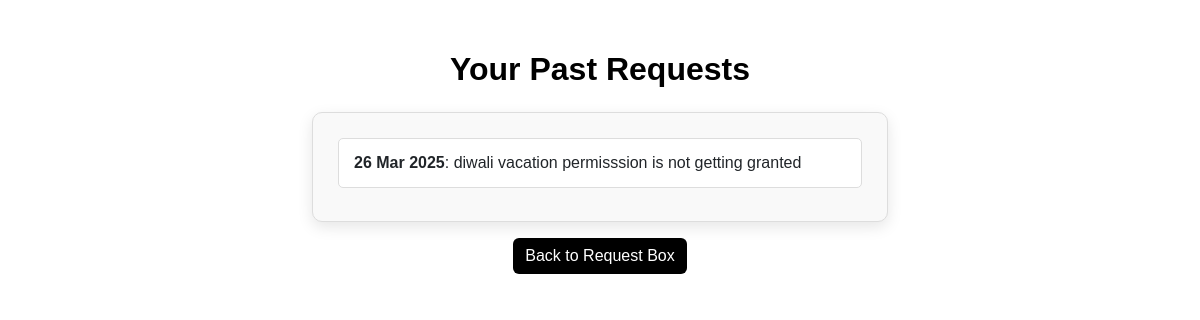
The page /feedback/view-requests/ (signed in) on the database its author committed.
### hostel/models.py (models this page shows, shortened)
class RequestBox(models.Model):
    user = models.ForeignKey(CustomUser, on_delete=models.CASCADE)
    request_text = models.TextField(default=" ")  # User can write their request
    date_submitted = models.DateField(default=timezone.now)  # Auto-set today's date

### hostel/views.py (the view)
# urls.py: path('view-requests/', view_requests, name='view_requests'),
@login_required
def view_requests(request):
    user_requests = RequestBox.objects.filter(user=request.user).order_by("-date_submitted")
    return render(request, "view_requests.html", {"requests": user_requests})

### templates/view_requests.html (shortened to what this page needs)
<!DOCTYPE html>
<html lang="en">
<head>
    <link href="https://cdn.jsdelivr.net/npm/bootstrap@5.3.0/dist/css/bootstrap.min.css" rel="stylesheet">
</head>
<body>
    <div class="container">
        <h2 class="text-center mb-4">Your Past Requests</h2>
        <div class="card">
            {% if requests %}
                <ul class="list-group">
                    {% for request in requests %}
                        <li class="list-group-item">
                            <strong>{{ request.date_submitted|date:"d M Y" }}</strong>: {{ request.request_text }}
                        </li>
                    {% endfor %}
                </ul>
            {% else %}
                <p class="text-center">No past requests available.</p>
            {% endif %}
        </div>
        <div class="text-center mt-3">
            <a href="{% url 'requestbox' %}" class="btn btn-secondary">Back to Request Box</a>
        </div>
    </div>
</body>
</html>

### templates/view_requests.html (style rules this page uses)
body { font-family: 'Arial', sans-serif; background-color: #fff; color: #333; margin: 0; padding: 0; }
.container { max-width: 600px; margin-top: 50px; }
.card { background-color: #f9f9f9; padding: 25px; border-radius: 10px; box-shadow: 0 5px 15px rgba(0, 0, 0, 0.1); border: 1px solid #ddd; }
.list-group-item { background-color: #fff; border: 1px solid #ddd; border-radius: 5px; margin-bottom: 8px; padding: 12px 15px; transition: all 0.3s ease; }
h2 { font-weight: bold; color: #000; }
.btn-secondary { background-color: #000; color: #fff; border: none; transition: background-color 0.3s ease; }

### rows shown on the page
RequestBox: date_submitted "26 Mar 2025", request_text "diwali vacation permisssion is not getting granted"
